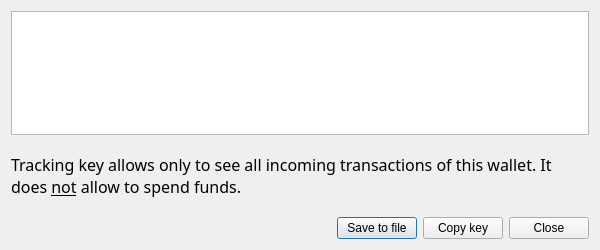
<?xml version="1.0" encoding="UTF-8"?>
<ui version="4.0">
 <class>ExportTrackingKeyDialog</class>
 <widget class="QDialog" name="ExportTrackingKeyDialog">
  <property name="geometry">
   <rect>
    <x>0</x>
    <y>0</y>
    <width>600</width>
    <height>250</height>
   </rect>
  </property>
  <property name="minimumSize">
   <size>
    <width>600</width>
    <height>250</height>
   </size>
  </property>
  <property name="maximumSize">
   <size>
    <width>16777215</width>
    <height>16777215</height>
   </size>
  </property>
  <property name="windowTitle">
   <string>Export tracking key</string>
  </property>
  <property name="windowIcon">
   <iconset resource="../../resources.qrc">
    <normaloff>:/images/cryptonote</normaloff>:/images/cryptonote</iconset>
  </property>
  <property name="styleSheet">
   <string notr="true"/>
  </property>
  <layout class="QVBoxLayout" name="verticalLayout">
   <item>
    <layout class="QHBoxLayout" name="horizontalLayout_3">
     <property name="topMargin">
      <number>0</number>
     </property>
     <item>
      <widget class="QTextEdit" name="m_trackingKeyEdit">
       <property name="sizePolicy">
        <sizepolicy hsizetype="Expanding" vsizetype="Minimum">
         <horstretch>0</horstretch>
         <verstretch>0</verstretch>
        </sizepolicy>
       </property>
       <property name="minimumSize">
        <size>
         <width>0</width>
         <height>120</height>
        </size>
       </property>
       <property name="baseSize">
        <size>
         <width>0</width>
         <height>0</height>
        </size>
       </property>
       <property name="styleSheet">
        <string notr="true">font: 12pt Unique;
</string>
       </property>
       <property name="readOnly">
        <bool>true</bool>
       </property>
       <property name="acceptRichText">
        <bool>false</bool>
       </property>
      </widget>
     </item>
    </layout>
   </item>
   <item>
    <widget class="QLabel" name="label">
     <property name="minimumSize">
      <size>
       <width>0</width>
       <height>70</height>
      </size>
     </property>
     <property name="styleSheet">
      <string notr="true">font: 12pt Cinzel;
</string>
     </property>
     <property name="text">
      <string>&lt;html&gt;&lt;head/&gt;&lt;body&gt;&lt;p&gt;Tracking key allows only to see all incoming transactions of this wallet. It does &lt;span style=&quot; text-decoration: underline;&quot;&gt;not&lt;/span&gt; allow to spend funds.&lt;/p&gt;&lt;/body&gt;&lt;/html&gt;</string>
     </property>
     <property name="wordWrap">
      <bool>true</bool>
     </property>
    </widget>
   </item>
   <item>
    <layout class="QHBoxLayout" name="horizontalLayout">
     <item>
      <spacer name="horizontalSpacer">
       <property name="orientation">
        <enum>Qt::Horizontal</enum>
       </property>
       <property name="sizeHint" stdset="0">
        <size>
         <width>40</width>
         <height>20</height>
        </size>
       </property>
      </spacer>
     </item>
     <item>
      <widget class="QPushButton" name="m_saveTrackingKeyButton">
       <property name="text">
        <string>Save to file</string>
       </property>
       <property name="icon">
        <iconset resource="../../resources.qrc">
         <normaloff>:/icons/save</normaloff>:/icons/save</iconset>
       </property>
      </widget>
     </item>
     <item>
      <widget class="QPushButton" name="m_copyTrackingKeyButton">
       <property name="text">
        <string>Copy key</string>
       </property>
       <property name="icon">
        <iconset resource="../../resources.qrc">
         <normaloff>:/icons/copy_white</normaloff>:/icons/copy_white</iconset>
       </property>
      </widget>
     </item>
     <item>
      <widget class="QPushButton" name="ClosePushButton">
       <property name="text">
        <string>Close</string>
       </property>
      </widget>
     </item>
    </layout>
   </item>
  </layout>
 </widget>
 <resources>
  <include location="../../resources.qrc"/>
 </resources>
 <connections>
  <connection>
   <sender>ClosePushButton</sender>
   <signal>clicked()</signal>
   <receiver>ExportTrackingKeyDialog</receiver>
   <slot>accept()</slot>
   <hints>
    <hint type="sourcelabel">
     <x>622</x>
     <y>274</y>
    </hint>
    <hint type="destinationlabel">
     <x>333</x>
     <y>149</y>
    </hint>
   </hints>
  </connection>
  <connection>
   <sender>m_copyTrackingKeyButton</sender>
   <signal>clicked()</signal>
   <receiver>ExportTrackingKeyDialog</receiver>
   <slot>copyKey()</slot>
   <hints>
    <hint type="sourcelabel">
     <x>711</x>
     <y>68</y>
    </hint>
    <hint type="destinationlabel">
     <x>419</x>
     <y>44</y>
    </hint>
   </hints>
  </connection>
  <connection>
   <sender>m_saveTrackingKeyButton</sender>
   <signal>clicked()</signal>
   <receiver>ExportTrackingKeyDialog</receiver>
   <slot>saveKeyToFile()</slot>
   <hints>
    <hint type="sourcelabel">
     <x>412</x>
     <y>127</y>
    </hint>
    <hint type="destinationlabel">
     <x>312</x>
     <y>74</y>
    </hint>
   </hints>
  </connection>
 </connections>
</ui>
